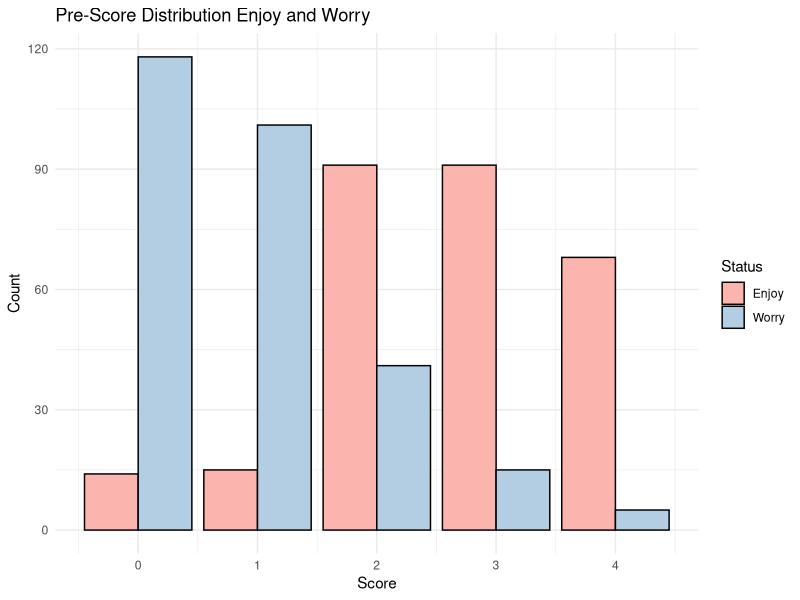
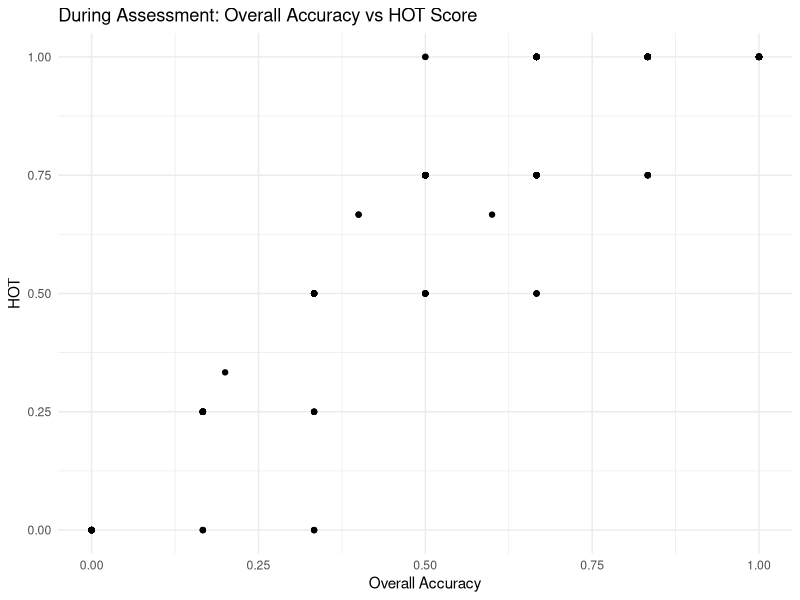

These figures' R source, in order:
## ---- chunk 1
knitr::opts_chunk$set(echo = TRUE)
## ---- chunk 2
library(dplyr)
library(tidyverse)
## ---- chunk 3
mathCOVID <- readxl::read_excel('../data/KidsCOVID_Winter21_raw data.xlsx')
## ---- chunk 4
df_nd <- mathCOVID %>% 
          mutate(drop = replace_na(drop, 0)) %>% 
          filter(drop != 1) %>% 
          mutate("id"= row_number(), .before = drop )
head(df_nd)
## ---- chunk 5
df_nd %>% 
  select(starts_with("Base"))
df_nd %>% 
  select(starts_with("Dur"))
df_nd %>% 
  select(starts_with("understand"))
df_nd %>% 
  select(starts_with("Paid"))
df_nd %>% 
  select(starts_with("SI"))
df_nd %>% 
  select(starts_with("Del"))
## ---- chunk 6
df <- df_nd %>% 
    select("id", "Base_Enjoy", "Base_Worry", 
            "During_OverallAcc", "During_HOT", "DurImm_OverallAcc", "DurImm_HOT",
            "Del_OverallAcc", "Del_acc", "Del_HOT",
           "Understand_avg", "PaidAttn_avg", 
           "SI_1","SI_2","SI_3","SI_4","SI_5","SI_6","SI_7","SI_8","SI_9","SI_10",
           "SI_avg")
head(df)
## ---- chunk 7
pre_enjoy <- df %>% 
               group_by("Score" = Base_Enjoy) %>% 
               summarize(Freq=n()) %>% 
               mutate("Status" = "Enjoy", .before = Score) %>% 
               na.omit()
pre_worry <- df %>% 
               group_by("Score" = Base_Worry) %>% 
               summarize(Freq=n()) %>% 
               mutate("Status" = "Worry", .before = Score)
rbind(pre_enjoy, pre_worry) %>% 
  ggplot(aes(x = Score, y = Freq, fill = Status)) + 
  geom_col(position = "dodge", color = "black") + 
  theme_minimal() + scale_fill_brewer(palette="Pastel1") +
  labs(title = "Pre-Score Distribution Enjoy and Worry", x = "Score", y = "Count")

## ---- chunk 8
df %>% 
  select("id", starts_with("Dur") ) %>% 
  ggplot(aes(x = During_OverallAcc, y = During_HOT)) + 
  geom_point() +
  labs(title = "During Assessment: Overall Accuracy vs HOT Score", x = "Overall Accuracy", y = "HOT") +
  theme_minimal()
